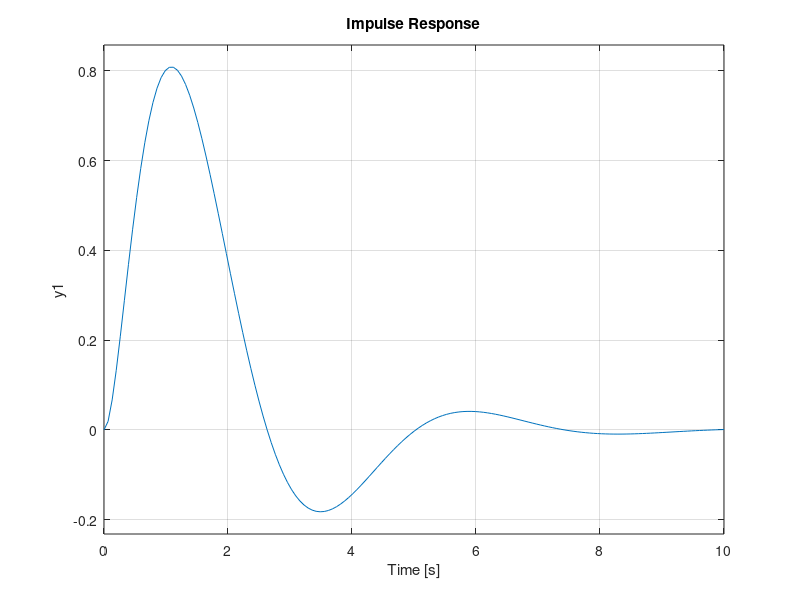

MATLAB code to generate this figure:
% EXPERIMENT 4 - Simulation of step response and impulse response for Type I
% [G3(s)=10/(s(s+2)(s+4))] system with unity feedback.

clc
z=[];
p=[0 -2 -4];
k=[10];
sys1 = zpk(z,p,k);
sys2 = feedback(sys1,1);
figure(2);
subplot(211),step(sys2),title('Step Response'),grid on;
subplot(212),impulse(sys2),title('Impulse Response'),grid on;